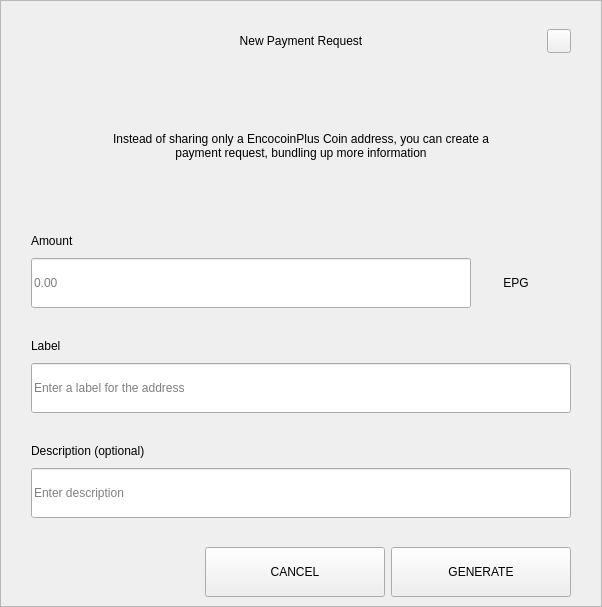
<?xml version="1.0" encoding="UTF-8"?>
<ui version="4.0">
 <class>RequestDialog</class>
 <widget class="QDialog" name="RequestDialog">
  <property name="geometry">
   <rect>
    <x>0</x>
    <y>0</y>
    <width>602</width>
    <height>607</height>
   </rect>
  </property>
  <property name="windowTitle">
   <string>Dialog</string>
  </property>
  <layout class="QVBoxLayout" name="verticalLayout_5">
   <property name="spacing">
    <number>0</number>
   </property>
   <property name="leftMargin">
    <number>0</number>
   </property>
   <property name="topMargin">
    <number>0</number>
   </property>
   <property name="rightMargin">
    <number>0</number>
   </property>
   <property name="bottomMargin">
    <number>0</number>
   </property>
   <item>
    <widget class="QFrame" name="frame">
     <property name="styleSheet">
      <string notr="true"/>
     </property>
     <property name="frameShape">
      <enum>QFrame::StyledPanel</enum>
     </property>
     <property name="frameShadow">
      <enum>QFrame::Raised</enum>
     </property>
     <layout class="QVBoxLayout" name="verticalLayout_4" stretch="1,0,0">
      <property name="spacing">
       <number>0</number>
      </property>
      <property name="leftMargin">
       <number>30</number>
      </property>
      <property name="topMargin">
       <number>20</number>
      </property>
      <property name="rightMargin">
       <number>30</number>
      </property>
      <property name="bottomMargin">
       <number>0</number>
      </property>
      <item>
       <layout class="QHBoxLayout" name="horizontalLayout_3">
        <property name="spacing">
         <number>0</number>
        </property>
        <item>
         <spacer name="horizontalSpacer_21">
          <property name="orientation">
           <enum>Qt::Horizontal</enum>
          </property>
          <property name="sizeHint" stdset="0">
           <size>
            <width>40</width>
            <height>20</height>
           </size>
          </property>
         </spacer>
        </item>
        <item>
         <widget class="QLabel" name="labelTitle">
          <property name="minimumSize">
           <size>
            <width>0</width>
            <height>40</height>
           </size>
          </property>
          <property name="maximumSize">
           <size>
            <width>16777215</width>
            <height>40</height>
           </size>
          </property>
          <property name="styleSheet">
           <string notr="true">padding-left:24px;</string>
          </property>
          <property name="text">
           <string>New Payment Request</string>
          </property>
          <property name="alignment">
           <set>Qt::AlignCenter</set>
          </property>
          <property name="margin">
           <number>7</number>
          </property>
         </widget>
        </item>
        <item>
         <spacer name="horizontalSpacer">
          <property name="orientation">
           <enum>Qt::Horizontal</enum>
          </property>
          <property name="sizeHint" stdset="0">
           <size>
            <width>40</width>
            <height>20</height>
           </size>
          </property>
         </spacer>
        </item>
        <item>
         <widget class="QPushButton" name="btnEsc">
          <property name="minimumSize">
           <size>
            <width>24</width>
            <height>24</height>
           </size>
          </property>
          <property name="maximumSize">
           <size>
            <width>24</width>
            <height>24</height>
           </size>
          </property>
          <property name="focusPolicy">
           <enum>Qt::NoFocus</enum>
          </property>
          <property name="text">
           <string/>
          </property>
         </widget>
        </item>
       </layout>
      </item>
      <item>
       <widget class="QStackedWidget" name="stack">
        <property name="minimumSize">
         <size>
          <width>540</width>
          <height>0</height>
         </size>
        </property>
        <property name="maximumSize">
         <size>
          <width>540</width>
          <height>16777215</height>
         </size>
        </property>
        <property name="currentIndex">
         <number>0</number>
        </property>
        <widget class="QWidget" name="page_1">
         <property name="minimumSize">
          <size>
           <width>540</width>
           <height>0</height>
          </size>
         </property>
         <property name="maximumSize">
          <size>
           <width>540</width>
           <height>16777215</height>
          </size>
         </property>
         <layout class="QVBoxLayout" name="layout1">
          <property name="spacing">
           <number>0</number>
          </property>
          <property name="leftMargin">
           <number>0</number>
          </property>
          <property name="topMargin">
           <number>0</number>
          </property>
          <property name="rightMargin">
           <number>0</number>
          </property>
          <property name="bottomMargin">
           <number>0</number>
          </property>
          <item>
           <spacer name="verticalSpacer_21">
            <property name="orientation">
             <enum>Qt::Vertical</enum>
            </property>
            <property name="sizeType">
             <enum>QSizePolicy::Fixed</enum>
            </property>
            <property name="sizeHint" stdset="0">
             <size>
              <width>20</width>
              <height>30</height>
             </size>
            </property>
           </spacer>
          </item>
          <item alignment="Qt::AlignHCenter">
           <widget class="QLabel" name="labelMessage">
            <property name="minimumSize">
             <size>
              <width>400</width>
              <height>50</height>
             </size>
            </property>
            <property name="text">
             <string>Instead of sharing only a EncocoinPlus Coin address, you can create a payment request, bundling up more information</string>
            </property>
            <property name="alignment">
             <set>Qt::AlignCenter</set>
            </property>
            <property name="wordWrap">
             <bool>true</bool>
            </property>
           </widget>
          </item>
          <item alignment="Qt::AlignBottom">
           <widget class="QWidget" name="containerAmount" native="true">
            <layout class="QVBoxLayout" name="verticalLayout">
             <property name="spacing">
              <number>9</number>
             </property>
             <property name="leftMargin">
              <number>0</number>
             </property>
             <property name="topMargin">
              <number>0</number>
             </property>
             <property name="rightMargin">
              <number>0</number>
             </property>
             <property name="bottomMargin">
              <number>0</number>
             </property>
             <item>
              <widget class="QLabel" name="labelSubtitleAmount">
               <property name="minimumSize">
                <size>
                 <width>350</width>
                 <height>16</height>
                </size>
               </property>
               <property name="maximumSize">
                <size>
                 <width>16777215</width>
                 <height>16</height>
                </size>
               </property>
               <property name="text">
                <string>Amount</string>
               </property>
              </widget>
             </item>
             <item alignment="Qt::AlignTop">
              <widget class="QWidget" name="layoutAmount" native="true">
               <layout class="QHBoxLayout" name="horizontalLayout" stretch="2,0">
                <property name="spacing">
                 <number>0</number>
                </property>
                <property name="leftMargin">
                 <number>0</number>
                </property>
                <property name="topMargin">
                 <number>0</number>
                </property>
                <property name="rightMargin">
                 <number>0</number>
                </property>
                <property name="bottomMargin">
                 <number>0</number>
                </property>
                <item>
                 <widget class="QLineEdit" name="lineEditAmount">
                  <property name="minimumSize">
                   <size>
                    <width>0</width>
                    <height>50</height>
                   </size>
                  </property>
                  <property name="maximumSize">
                   <size>
                    <width>16777215</width>
                    <height>50</height>
                   </size>
                  </property>
                  <property name="placeholderText">
                   <string notr="true">0.00</string>
                  </property>
                 </widget>
                </item>
                <item>
                 <widget class="QWidget" name="comboContainer" native="true">
                  <property name="minimumSize">
                   <size>
                    <width>100</width>
                    <height>50</height>
                   </size>
                  </property>
                  <property name="maximumSize">
                   <size>
                    <width>16777215</width>
                    <height>50</height>
                   </size>
                  </property>
                  <layout class="QHBoxLayout" name="horizontalLayout_31">
                   <property name="spacing">
                    <number>0</number>
                   </property>
                   <property name="leftMargin">
                    <number>0</number>
                   </property>
                   <property name="topMargin">
                    <number>0</number>
                   </property>
                   <property name="rightMargin">
                    <number>10</number>
                   </property>
                   <property name="bottomMargin">
                    <number>0</number>
                   </property>
                   <item>
                    <widget class="QLabel" name="comboBoxCoin">
                     <property name="text">
                      <string>EPG</string>
                     </property>
                     <property name="alignment">
                      <set>Qt::AlignCenter</set>
                     </property>
                    </widget>
                   </item>
                  </layout>
                 </widget>
                </item>
               </layout>
              </widget>
             </item>
            </layout>
           </widget>
          </item>
          <item>
           <spacer name="verticalSpacer_31">
            <property name="orientation">
             <enum>Qt::Vertical</enum>
            </property>
            <property name="sizeType">
             <enum>QSizePolicy::Fixed</enum>
            </property>
            <property name="sizeHint" stdset="0">
             <size>
              <width>20</width>
              <height>30</height>
             </size>
            </property>
           </spacer>
          </item>
          <item>
           <layout class="QVBoxLayout" name="verticalLayoutLabel">
            <property name="spacing">
             <number>9</number>
            </property>
            <item>
             <widget class="QLabel" name="labelSubtitleLabel">
              <property name="minimumSize">
               <size>
                <width>0</width>
                <height>16</height>
               </size>
              </property>
              <property name="maximumSize">
               <size>
                <width>16777215</width>
                <height>16</height>
               </size>
              </property>
              <property name="text">
               <string>Label</string>
              </property>
             </widget>
            </item>
            <item>
             <widget class="QLineEdit" name="lineEditLabel">
              <property name="minimumSize">
               <size>
                <width>0</width>
                <height>50</height>
               </size>
              </property>
              <property name="maximumSize">
               <size>
                <width>16777215</width>
                <height>50</height>
               </size>
              </property>
              <property name="placeholderText">
               <string>Enter a label for the address</string>
              </property>
             </widget>
            </item>
           </layout>
          </item>
          <item>
           <spacer name="verticalSpacer_34">
            <property name="orientation">
             <enum>Qt::Vertical</enum>
            </property>
            <property name="sizeType">
             <enum>QSizePolicy::Fixed</enum>
            </property>
            <property name="sizeHint" stdset="0">
             <size>
              <width>20</width>
              <height>30</height>
             </size>
            </property>
           </spacer>
          </item>
          <item>
           <layout class="QVBoxLayout" name="verticalLayoutDescription">
            <property name="spacing">
             <number>9</number>
            </property>
            <item>
             <widget class="QLabel" name="labelSubtitleDescription">
              <property name="minimumSize">
               <size>
                <width>0</width>
                <height>16</height>
               </size>
              </property>
              <property name="maximumSize">
               <size>
                <width>16777215</width>
                <height>16</height>
               </size>
              </property>
              <property name="text">
               <string>Description (optional)</string>
              </property>
             </widget>
            </item>
            <item>
             <widget class="QLineEdit" name="lineEditDescription">
              <property name="minimumSize">
               <size>
                <width>0</width>
                <height>50</height>
               </size>
              </property>
              <property name="maximumSize">
               <size>
                <width>16777215</width>
                <height>50</height>
               </size>
              </property>
              <property name="placeholderText">
               <string>Enter description</string>
              </property>
             </widget>
            </item>
            <item>
             <spacer name="verticalSpacer_4">
              <property name="orientation">
               <enum>Qt::Vertical</enum>
              </property>
              <property name="sizeType">
               <enum>QSizePolicy::Fixed</enum>
              </property>
              <property name="sizeHint" stdset="0">
               <size>
                <width>20</width>
                <height>20</height>
               </size>
              </property>
             </spacer>
            </item>
           </layout>
          </item>
         </layout>
        </widget>
        <widget class="QWidget" name="page_2">
         <layout class="QVBoxLayout" name="layout2">
          <item>
           <spacer name="verticalSpacer_5">
            <property name="orientation">
             <enum>Qt::Vertical</enum>
            </property>
            <property name="sizeType">
             <enum>QSizePolicy::Fixed</enum>
            </property>
            <property name="sizeHint" stdset="0">
             <size>
              <width>20</width>
              <height>50</height>
             </size>
            </property>
           </spacer>
          </item>
          <item alignment="Qt::AlignHCenter">
           <widget class="QLabel" name="labelQrImg">
            <property name="minimumSize">
             <size>
              <width>260</width>
              <height>260</height>
             </size>
            </property>
            <property name="maximumSize">
             <size>
              <width>260</width>
              <height>260</height>
             </size>
            </property>
            <property name="text">
             <string/>
            </property>
            <property name="alignment">
             <set>Qt::AlignCenter</set>
            </property>
           </widget>
          </item>
          <item>
           <spacer name="verticalSpacer_2">
            <property name="orientation">
             <enum>Qt::Vertical</enum>
            </property>
            <property name="sizeType">
             <enum>QSizePolicy::Fixed</enum>
            </property>
            <property name="sizeHint" stdset="0">
             <size>
              <width>20</width>
              <height>30</height>
             </size>
            </property>
           </spacer>
          </item>
          <item alignment="Qt::AlignHCenter">
           <widget class="QLabel" name="labelAddress">
            <property name="text">
             <string>M6tGR83SQbie1SW72hjcWJvFfip5krte2Z </string>
            </property>
           </widget>
          </item>
          <item>
           <spacer name="verticalSpacer_32">
            <property name="orientation">
             <enum>Qt::Vertical</enum>
            </property>
            <property name="sizeType">
             <enum>QSizePolicy::Expanding</enum>
            </property>
            <property name="sizeHint" stdset="0">
             <size>
              <width>20</width>
              <height>20</height>
             </size>
            </property>
           </spacer>
          </item>
          <item>
           <layout class="QHBoxLayout" name="horizontal">
            <property name="leftMargin">
             <number>20</number>
            </property>
            <property name="rightMargin">
             <number>20</number>
            </property>
            <property name="bottomMargin">
             <number>20</number>
            </property>
            <item>
             <spacer name="horizontalSpacer_4">
              <property name="orientation">
               <enum>Qt::Horizontal</enum>
              </property>
              <property name="sizeHint" stdset="0">
               <size>
                <width>40</width>
                <height>20</height>
               </size>
              </property>
             </spacer>
            </item>
            <item>
             <widget class="QPushButton" name="btnCopyAddress">
              <property name="minimumSize">
               <size>
                <width>180</width>
                <height>50</height>
               </size>
              </property>
              <property name="text">
               <string>COPY ADDRESS</string>
              </property>
             </widget>
            </item>
            <item>
             <widget class="QPushButton" name="btnCopyUrl">
              <property name="minimumSize">
               <size>
                <width>180</width>
                <height>50</height>
               </size>
              </property>
              <property name="text">
               <string>COPY URL</string>
              </property>
             </widget>
            </item>
            <item>
             <spacer name="horizontalSpacer_2">
              <property name="orientation">
               <enum>Qt::Horizontal</enum>
              </property>
              <property name="sizeHint" stdset="0">
               <size>
                <width>40</width>
                <height>20</height>
               </size>
              </property>
             </spacer>
            </item>
           </layout>
          </item>
         </layout>
        </widget>
       </widget>
      </item>
      <item>
       <widget class="QWidget" name="buttonsStack" native="true">
        <layout class="QHBoxLayout" name="horizontalLayout_5">
         <property name="leftMargin">
          <number>20</number>
         </property>
         <property name="rightMargin">
          <number>0</number>
         </property>
         <item>
          <spacer name="horizontalSpacer_41">
           <property name="orientation">
            <enum>Qt::Horizontal</enum>
           </property>
           <property name="sizeHint" stdset="0">
            <size>
             <width>40</width>
             <height>20</height>
            </size>
           </property>
          </spacer>
         </item>
         <item>
          <widget class="QPushButton" name="btnCancel">
           <property name="minimumSize">
            <size>
             <width>180</width>
             <height>50</height>
            </size>
           </property>
           <property name="focusPolicy">
            <enum>Qt::NoFocus</enum>
           </property>
           <property name="text">
            <string>CANCEL</string>
           </property>
          </widget>
         </item>
         <item>
          <widget class="QPushButton" name="btnSave">
           <property name="minimumSize">
            <size>
             <width>180</width>
             <height>50</height>
            </size>
           </property>
           <property name="focusPolicy">
            <enum>Qt::NoFocus</enum>
           </property>
           <property name="text">
            <string>GENERATE</string>
           </property>
          </widget>
         </item>
        </layout>
       </widget>
      </item>
     </layout>
    </widget>
   </item>
  </layout>
 </widget>
 <resources/>
 <connections/>
</ui>
